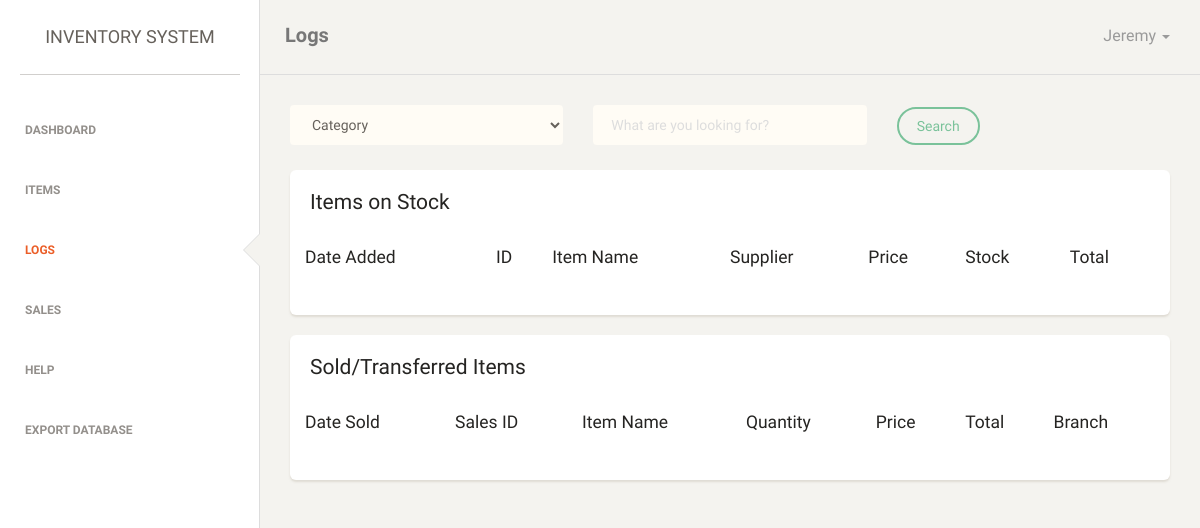
/admin/logs.php (signed in), run on an earlier commit of the app's database.
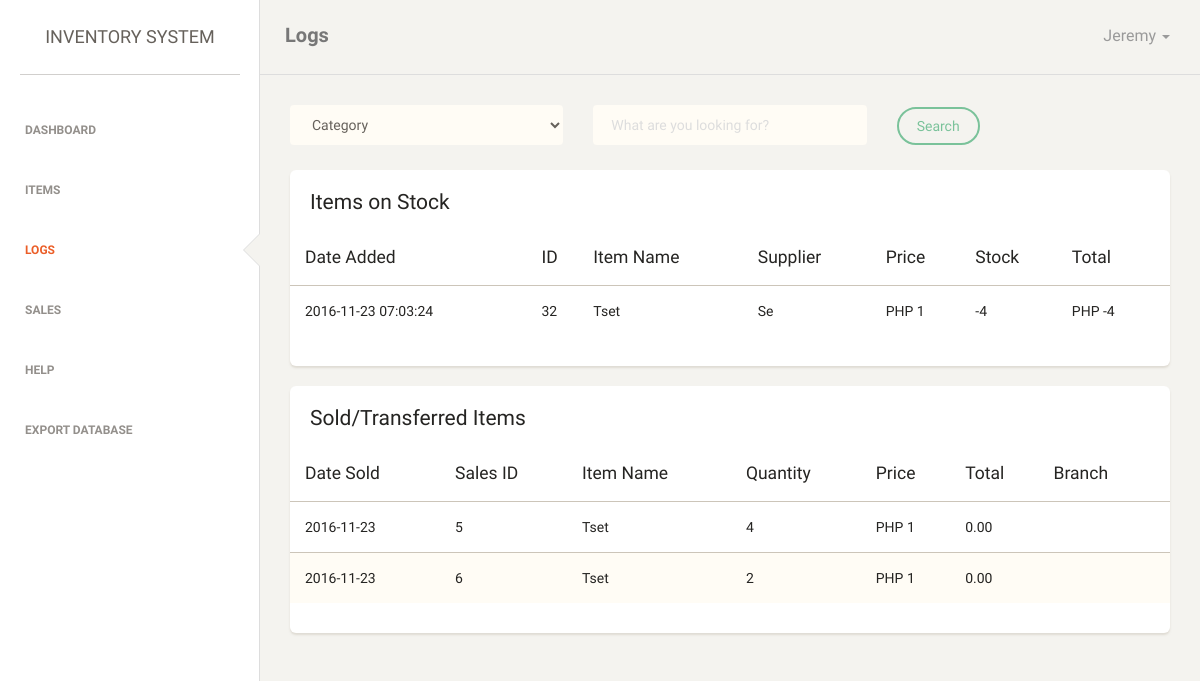
And on a later commit of the database.
### tables this page shows
CREATE TABLE `items` (
  `date_added` datetime NOT NULL,
  `item_id` int(10) NOT NULL,
  `item_name` varchar(20) NOT NULL,
  `supplier_name` varchar(20) NOT NULL,
  `price` int(6) NOT NULL,
  `stock` int(10) NOT NULL,
  `total` int(11) NOT NULL
);

CREATE TABLE `sales` (
  `date_added` date NOT NULL,
  `sales_id` int(11) NOT NULL,
  `item_id` int(11) DEFAULT NULL,
  `item_name` varchar(30) NOT NULL,
  `qty` int(11) NOT NULL,
  `price` int(11) NOT NULL,
  `total` decimal(10,2) NOT NULL,
  `branch` varchar(30) NOT NULL
);

### admin/logs.php (the view, shortened to what this page needs)
<?php
    include "../php/connect.php";
?>
<!doctype html>
<html lang="en">
<head>
    <link href="assets/css/bootstrap.min.css" rel="stylesheet" />
    <link href="assets/css/animate.min.css" rel="stylesheet"/>
    <link href="assets/css/paper-dashboard.css" rel="stylesheet"/>
    <link href="assets/css/demo.css" rel="stylesheet" />
    <link href="assets/css/themify-icons.css" rel="stylesheet">
</head>
<body>
<div class="wrapper">
	<div class="sidebar" data-background-color="white" data-active-color="danger">
    	<div class="sidebar-wrapper">
            <div class="logo">
                <a href="http://www.creative-tim.com" class="simple-text">
                    Inventory System
                </a>
            </div>
            <ul class="nav">
                <li>
                    <a href="dashboard.php">
                        <p>Dashboard</p>
                    </a>
                </li>
                <li>
                    <a href="items.php">
                        <p>Items</p>
                    </a>
                </li>
                <li class="active">
                    <a href="logs.php">
                        <p>Logs</p>
                    </a>
                </li>
                <li>
                    <a href="sales.php">
                        <p>Sales</p>
                    </a>
                </li>
                <li>
                    <a href="help.html">
                        <p>Help</p>
                    </a>
                </li>
                <li>
                    <a href="export-database.html">
                        <p>Export Database</p>
                    </a>
                </li>
            </ul>
    	</div>
    </div>
    <div class="main-panel">
		<nav class="navbar navbar-default">
            <div class="container-fluid">
                <div class="navbar-header">
                    <a class="navbar-brand" href="#">Logs</a>
                </div>
                <div class="collapse navbar-collapse">
                    <ul class="nav navbar-nav navbar-right">
                        <li class="dropdown">
                              <a href="#" class="dropdown-toggle" data-toggle="dropdown">
                                    <p><?php echo $_SESSION['user-name']; ?></p>
                                    <b class="caret"></b>
                              </a>
                        </li>
                    </ul>
                </div>
            </div>
        </nav>
        <div class="content">
            <div class="container-fluid">
                <div class="row" style="padding-bottom: 10px;">
                    <div class="col-md-4">
                        <div class="form-group">
                            <select id="" class="form-control">
                                <option value="">Category</option>
                            </select>
                        </div>
                    </div>
                    <div class="col-md-4">
                        <div class="form-group">
                            <input class="form-control" type="text" placeholder="What are you looking for?">
                        </div>
                    </div>
                    <div class="col-md-4">
                        <div class="form-group">
                            <button type="button" id="button-submit" class="btn btn-success" style="margin-top:2px;">Search</button>
                        </div>
                    </div>
                </div>
            </div>
            <div class="container-fluid" style="z-index:50;">
                <div class="row">
                    <div class="col-md-12">
                        <div id="my-table">
                            <div class="card">
                                <div class="header">
                                    <h4 class="title">Items on Stock</h4>
                                </div>
                                <div class="content table-responsive table-full-width">
                                    <form method="post" action="" id="item-table">
                                    <table class="table table-striped">
                                        <thead>
                                            <th>Date Added</th>
                                            <th>ID</th>
                                            <th>Item Name</th>
                                            <th>Supplier</th>
                                            <th>Price</th>
                                            <th>Stock</th>
                                            <th>Total</th>
                                        </thead>
                                        <tbody>
                                            <?php
                                                $sql = "SELECT * FROM items";
                                                $result = mysqli_query($conn, $sql);
                                                while($rows = mysqli_fetch_array($result)){ ?>
                                                <tr>
                                                    <td><?php echo $rows['date_added']; ?></td>
                                                    <td id="item-id-<?php echo $rows['item_id']; ?>"><?php echo $rows['item_id']; ?></td>
                                                    <td id="item-name-<?php echo $rows['item_id']; ?>"><?php echo $rows['item_name']; ?></td>
                                                    <td id="supplier-name-<?php echo $rows['item_id']; ?>"><?php echo $rows['supplier_name']; ?></td>
                                                    <td id="price-<?php echo $rows['item_id']; ?>"><?php echo "PHP " . $rows['price']; ?></td>
                                                    <td><?php echo $rows['stock']; ?></td>
                                                    <td><?php echo "PHP " . ($rows['price'] * $rows['stock']); ?></td>
                                                </tr>
                                            <?php } ?>
                                        </tbody>
                                    </table>
                                    </form>
                                </div>
                            </div>
                        </div>
                    </div>
                </div>
            </div>
            <div class="container-fluid">
                <div class="row">
                    <div class="col-md-12">
                        <div id="my-table2">
                            <div class="card">
                                <div class="header">
                                    <h4 class="title">Sold/Transferred Items</h4>
                                </div>
                                <div class="content table-responsive table-full-width">
                                    <form method="post" action="" id="item-table">
                                    <table class="table table-striped">
                                        <thead>
                                            <th>Date Sold</th>
                                            <th>Sales ID</th>
                                            <th>Item Name</th>
                                            <th>Quantity</th>
                                            <th>Price</th>
                                            <th>Total</th>
                                            <th>Branch</th>
                                        </thead>
                                        <tbody>
                                            <?php
                                                $sql = "SELECT * FROM sales";
                                                $result = mysqli_query($conn, $sql);
                                                while($rows = mysqli_fetch_array($result)){ ?>
                                                <tr>
                                                    <td><?php echo $rows['date_added']; ?></td>
                                                    <td><?php echo $rows['sales_id']; ?></td>
                                                    <td><?php echo $rows['item_name']; ?></td>
                                                    <td><?php echo $rows['qty']; ?></td>
                                                    <td><?php echo "PHP " . $rows['price']; ?></td>
                                                    <td><?php echo $rows['total']; ?></td>
                                                    <td><?php echo $rows['branch']; ?></td>
                                                </tr>
                                            <?php } ?>
                                        </tbody>
                                    </table>
                                    </form>
                                </div>
                            </div>
                        </div>
                    </div>
                </div>
            </div>
        </div>
    </div>
</div>
</body>
</html>

What changed in the data, as far as the page shows it:
added items: date_added "2016-11-23 07:03:24", item_id "32", item_name "Tset", supplier_name "Se", price "1", stock "-4", $rows['price']*$rows['stock'] "-4"
added sales: date_added "2016-11-23", sales_id "5", item_name "Tset", qty "4", price "1", total "0.00"
added sales: date_added "2016-11-23", sales_id "6", item_name "Tset", qty "2", price "1", total "0.00"
